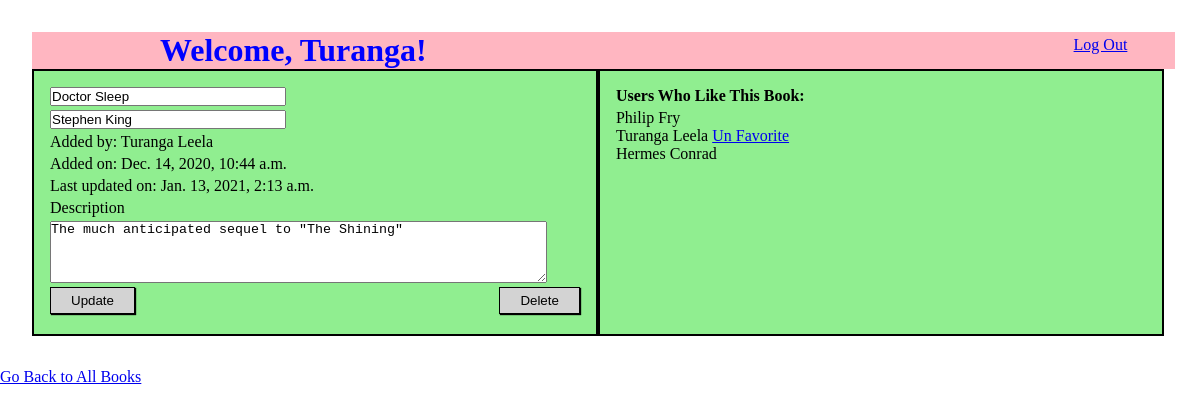
The page /books/3 (signed in) on the database its author committed.
### book_app/models.py (models this page shows)
class User(models.Model):
    first_name = models.CharField(max_length=20)
    last_name = models.CharField(max_length=30)
    email = models.CharField(max_length=40)
    password = models.CharField(max_length=255)
    created_at = models.DateTimeField(auto_now_add=True)
    updated_at = models.DateTimeField(auto_now=True)
    objects = UserManager()

class Book(models.Model):
    title = models.CharField(max_length=40)
    description = models.TextField()
    author = models.CharField(max_length=40, default="Stephen King")
    uploaded_by = models.ForeignKey(User, related_name="books_uploaded", on_delete=models.CASCADE)
    favorited_by = models.ManyToManyField(User, related_name="liked_books")
    created_at = models.DateTimeField(auto_now_add=True)
    updated_at = models.DateTimeField(auto_now=True)
    objects = BookManager()

### book_app/views.py (the view)
# urls.py: path('books/<int:book_id>', views.specific_book),
def specific_book(request, book_id):
    if 'user_id' not in request.session:
        return redirect('/')
    context = {
        'book' : Book.objects.get(id=book_id),
        'user' : User.objects.get(id= request.session['user_id']),
        'users' : User.objects.all(),
    }
    return render(request, 'specific_book.html', context)

### book_app/templates/specific_book.html (shortened to what this page needs)
<!DOCTYPE html>
<html lang="en">
<head>
    {% load static %}
    <link rel="stylesheet" href="{% static 'specific_book.css' %}">
</head>
<body>
    <div id="container">
        <div id="welcome">
            <h1>Welcome, {{ user.first_name }}!</h1>
            <a style="margin: .25em 3em 0 0;" href="/logout">Log Out</a>
        </div>
        <div id="main">
            <div id="edit_book">
                {% if user.id == book.uploaded_by.id %}
                    <form action="/edit/{{book.id}}" method="POST">
                        <div class="line">
                            <input type="text" name="title" value="{{book.title}}">
                        </div>
                        <div class="line">
                            <input type="text" name="author" value="{{book.author}}">
                        </div>
                        <div class="line">
                            <p>Added by: {{book.uploaded_by.first_name}} {{book.uploaded_by.last_name}}</p>
                        </div>
                        <div class="line">
                            <p>Added on: {{book.created_at}}</p>
                        </div>
                        <div class="line">
                            <p>Last updated on: {{book.updated_at}}</p>
                        </div>
                        <div class="line">
                            <label for="">Description</label>
                        </div>
                        <div class="line">
                            <textarea name="desc" id="" cols="60" rows="4">{{book.description}}</textarea>
                        </div>
                        <div class="line">
                            <button type="submit">Update</button>
                            <button href="/delete_book/{{book.id}}">Delete</button>
                        </div>
                    </form>
                {% endif %}
            </div>
            <div id="like_list">
                <div class="line">
                    <h4>Users Who Like This Book:</h4>
                </div>
                {% for user in users %}
                {% if user in book.favorited_by.all %}
                    <ul>
                        {% if user.id != request.session.user_id %}
                        <li style="color: black;">{{user.first_name}} {{user.last_name}}</li>
                        {% endif %}
                        {% if user.id == request.session.user_id %}
                        <li>{{ user.first_name}} {{ user.last_name}} <a href="/remove_fave/{{book.id}}">Un Favorite</a></li>
                        {% endif %}
                    </ul>
                {% endif %}
                {% endfor %}
            </div>
        </div>
    </div>
    <a href="/books">Go Back to All Books</a>
</body>
</html>

### book_app/static/specific_book.css (style rules this page uses)
* { padding: 0; margin: 0; }
#container { width: 96%; padding: 2em; margin: auto; }
#welcome { display: flex; width: 99.25%; justify-content: space-between; background-color: lightpink; }
#main { display: flex; }
#edit_book, #like_list { width: 46%; border: 2px solid black; background-color: lightgreen; padding: 1em; text-align: center; }
.line { display: flex; justify-content: space-between; margin-bottom: .25em; }
li { list-style: none; text-align: left; }
h1 { margin-left: 4em; color: blue; }
input { width: 232px; margin-right: 2.5em; }
button { padding: 5px 20px; background-color: lightgrey; border: 1px solid black; color: black; box-shadow: 1px 1px 1px black; transition-duration: .4s; }
ul { text-align: left; }

### rows shown on the page
User: first_name "Turanga", last_name "Leela"
Book: title "Doctor Sleep", author "Stephen King", uploaded_by.first_name "Turanga", uploaded_by.last_name "Leela", created_at "Dec. 14, 2020, 10:44 a.m.", updated_at "Jan. 13, 2021, 2:13 a.m.", desc "The much anticipated sequel to \"The Shining\""
User: first_name "Philip", last_name "Fry"
User: first_name "Hermes", last_name "Conrad"
